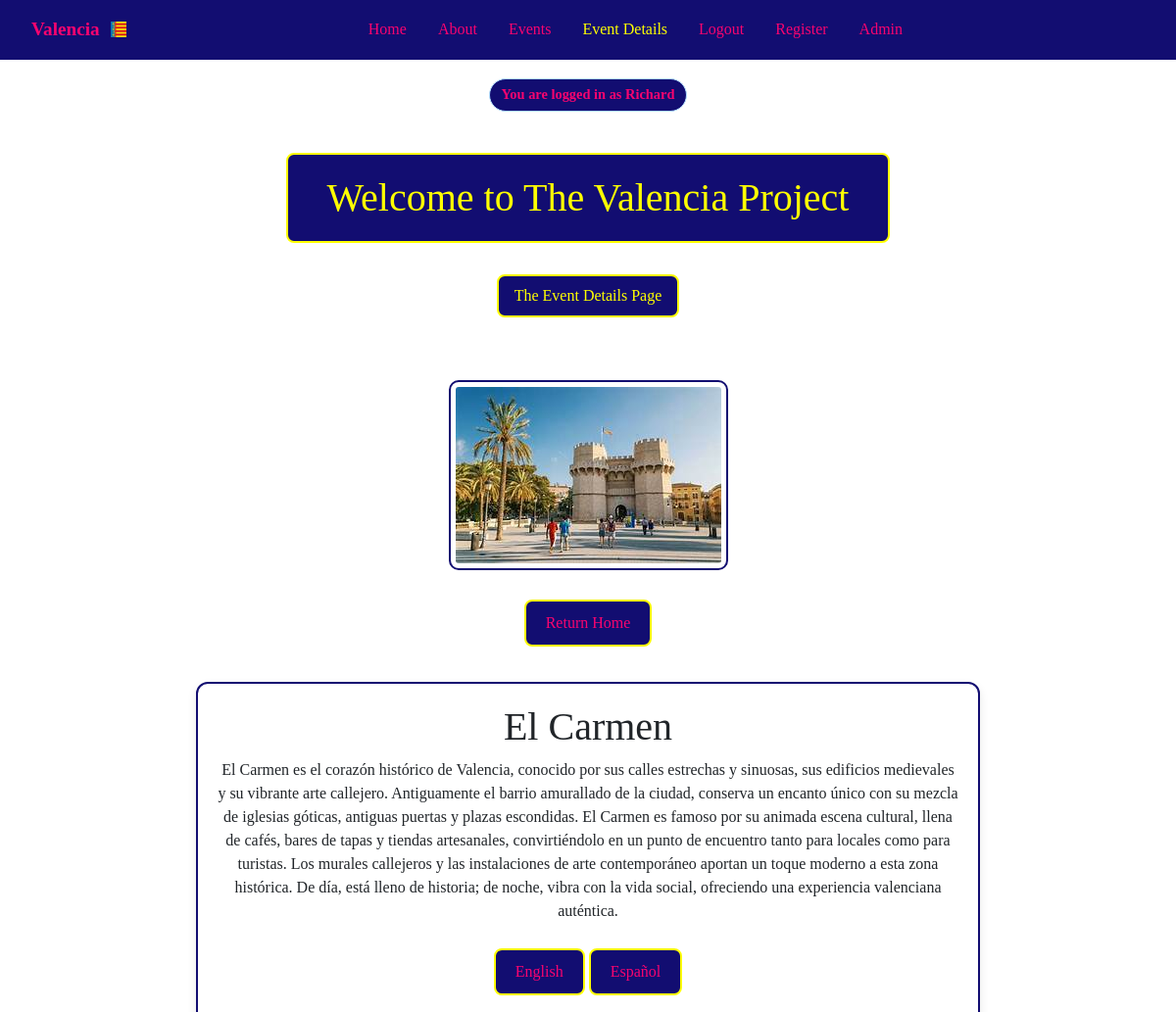
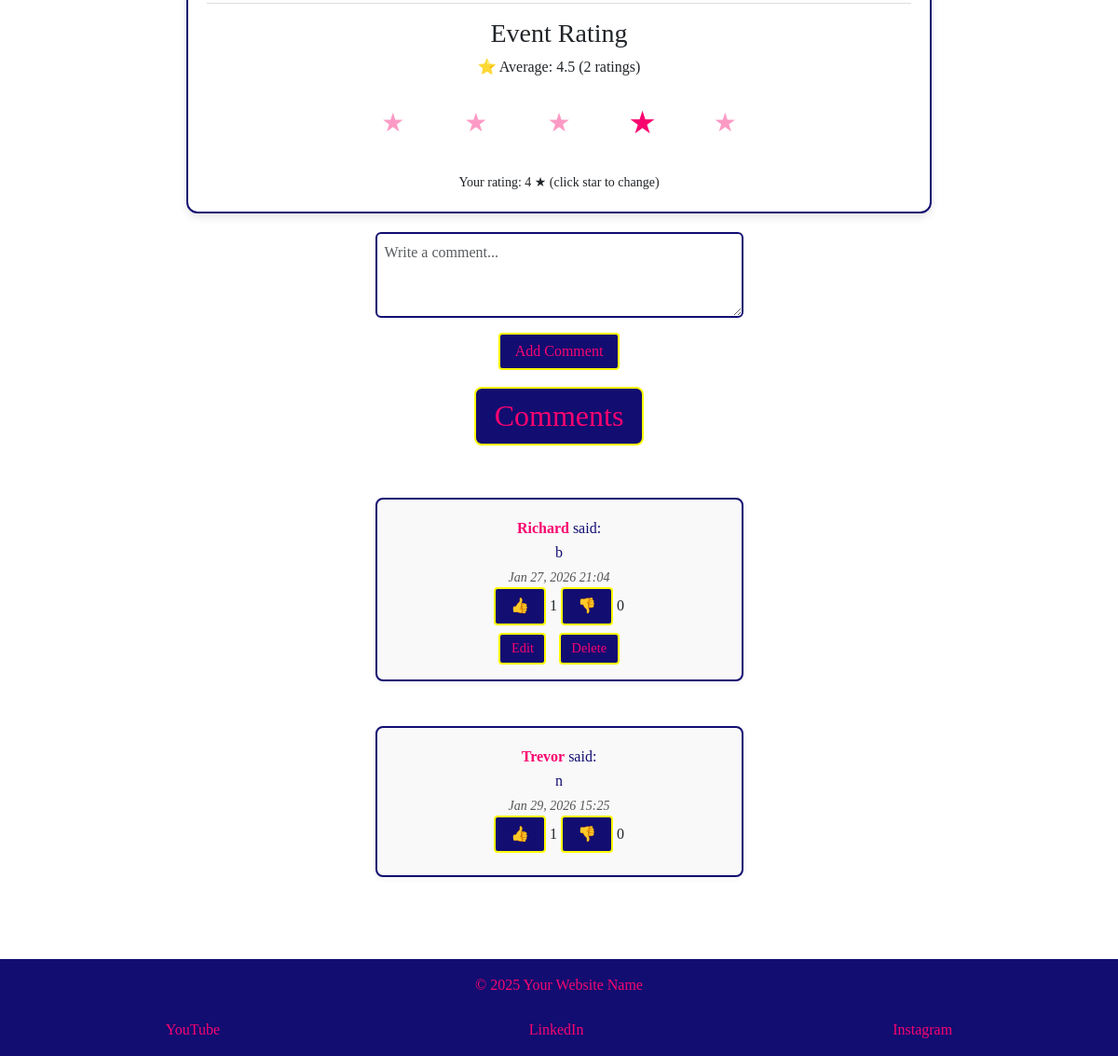
Page /event-details/4/?lang=es (signed in) on the committed database (2 pictures, top to bottom).
### tourism_es/models.py (models this page shows, shortened)
class CardText(models.Model):
    title = models.CharField(max_length=50, blank=True)
    content = models.TextField()
    image_name = models.CharField(
        max_length=30,
        help_text="Enter the image filename (eg 'science museum.jpg)",
        default='default.jpg',
        blank=True
    )
    saved_by = models.ManyToManyField(User,
                                      related_name='saved_cards', blank=True)

class CardTextTranslation(models.Model):
    LANGUAGE_CHOICES = [
        ('en', 'English'),
        ('es', 'Spanish'),
    ]
    card = models.ForeignKey(
        CardText,
        related_name='translations',
        on_delete=models.CASCADE
    )
    language = models.CharField(max_length=5, choices=LANGUAGE_CHOICES)
    content = models.TextField()

class EventRating(models.Model):
    card = models.ForeignKey('CardText',
                             on_delete=models.CASCADE, related_name='ratings')
    user = models.ForeignKey(User, on_delete=models.CASCADE)
    rating = models.IntegerField(choices=[(i, i) for i in range(1, 6)])
    class Meta:
        unique_together = ('card', 'user')  # one rating per user per event

class Comment(models.Model):
    card = models.ForeignKey(
        CardText,
        on_delete=models.CASCADE,
        related_name='comments',
        default=1
    )
    user = models.ForeignKey(User, on_delete=models.CASCADE)
    text = models.TextField()
    created_at = models.DateTimeField(auto_now_add=True)
    updated_at = models.DateTimeField(auto_now=True)

### tourism_es/views.py (the view)
# urls.py: path('event-details/<int:pk>/', views.event_details, name='event-details'),
def event_details(request, pk):
    card = get_object_or_404(CardText, id=pk)
    lang = request.GET.get('lang', 'en')
    translation = card.translations.filter(language=lang).first()
    content = (
        translation.content
        if translation
        else card.content or 'Content coming soon.'
    )
    is_saved = False
    if request.user.is_authenticated:
        is_saved = card.saved_by.filter(pk=request.user.pk).exists()
    if request.method == 'POST' and request.user.is_authenticated:
        if 'rating' in request.POST:
            rating_value = request.POST.get('rating')
            EventRating.objects.update_or_create(
                card=card,
                user=request.user,
                defaults={'rating': int(rating_value)}
            )
            return redirect('event-details', pk=card.pk)
        form = CommentForm(request.POST)
        if form.is_valid():
            comment = form.save(commit=False)
            comment.user = request.user
            comment.card = card
            comment.save()
            return redirect('event-details', pk=card.pk)
    else:
        form = CommentForm()
    comments = card.comments.all().order_by('created_at')
    average_rating = card.ratings.aggregate(avg=Avg('rating'))['avg']
    rating_count = card.ratings.count()
    user_rating = None
    if request.user.is_authenticated:
        user_rating = EventRating.objects.filter(
            card=card, user=request.user).first()
    return render(request, 'event-details.html', {
        'card': card,
        'content': content,
        'comments': comments,
        'form': form,
        'is_saved': is_saved,
        'active_tab': 'event-details',
        'lang': lang,
        'average_rating': average_rating,
        'rating_count': rating_count,
        'user_rating': user_rating,
    })

### tourism_es/forms.py
class CommentForm(forms.ModelForm):
    class Meta:
        model = Comment
        fields = ['text']
        labels = {
            'text': '',
        }
        widgets = {
            'text': forms.Textarea(attrs={
                'class': 'form-control',
                'rows': 3,
                'placeholder': 'Write a comment...'
            })
        }

### tourism_es/templatetags/comment_tags.py (called while the page is built)
@register.filter
def reaction_count(comment, reaction_type):
    return comment.reactions.filter(reaction=reaction_type).count()

### tourism_es/templates/event-details.html (shortened to what this page needs)
{% extends 'base.html' %}
{% load static %}
{% load comment_tags %}
{% block content %}
<h1 class="color">Welcome to The Valencia Project</h1>
<p class="color">The Event Details Page</p>
<main class="card-detail-wrapper">
    <div class="card-detail">
        <img src="{% static 'images/' %}{{ card.image_name }}" alt="{{ card.title }}" />
        <p>
            <a class="color-return" href="{% url 'index' %}">Return Home</a>
        </p>
        <div class="card-content-box">
            <h1>{{ card.title }}</h1>
            <p>{{ content }}</p>
            <div class="lang-switch">
                <a href="{% url 'event-details' pk=card.pk %}?lang=en">English</a>
                <a href="{% url 'event-details' pk=card.pk %}?lang=es">Español</a>
            </div>
            <div class="rating-box">
                <h3>Event Rating</h3>
                <p>
                    ⭐ Average:
                    {% if average_rating %}
                        {{ average_rating|floatformat:1 }}
                    {% else %}
                        No ratings yet
                    {% endif %}
                    {% if rating_count %}
                        ({{ rating_count }} rating{{ rating_count|pluralize }})
                    {% endif %}
                </p>
                {% if user.is_authenticated %}
                <form method="POST" class="star-form" data-url="{% url 'rate_card' pk=card.id %}">
                    <div class="star-rating">
                        {% for star in "12345"|make_list %}
                        <button type="button" name="rating" value="{{ star }}"
                            class="star-btn {% if user_rating and user_rating.rating == star|add:'0' %}selected{% endif %}">
                            ★
                        </button>
                        {% endfor %}
                    </div>
                    <small class="rating-msg">
                        {% if user_rating %}
                            Your rating: {{ user_rating.rating }} ★ (click star to change)
                        {% else %}
                            Click a star to rate
                        {% endif %}
                    </small>
                </form>
                {% else %}
                    <p>Login to rate this event.</p>
                {% endif %}
            </div>
        </div>
        <div class="comments-section">
            {% if user.is_authenticated %}
            <form method="POST">
                {{ form.as_p }}
                <button type="submit">Add Comment</button>
            </form>
            {% endif %}
            <h2>Comments</h2>
            {% for comment in comments %}
            <div class="comment" data-id="{{ comment.id }}">
                <p><strong>{{ comment.user.username }}</strong> said:</p>
                <p>{{ comment.text }}</p>
                <small>{{ comment.created_at|date:"M d, Y H:i "}}</small>
                <div class="reaction-buttons">
                    {% if user.is_authenticated %}
                        <button class="like-btn" data-url="{% url 'toggle_reaction' comment.id 'like' %}">👍</button>
                        <span class="like-count">{{ comment|reaction_count:"like" }}</span>
                        <button class="dislike-btn" data-url="{% url 'toggle_reaction' comment.id 'dislike' %}">👎</button>
                        <span class="dislike-count">{{ comment|reaction_count:"dislike" }}</span>
                    {% else %}
                        <p>Login to react.</p>
                    {% endif %}
                </div>
                {% if user == comment.user %}
                <div class="actions">
                    <a href="{% url 'edit-comment' comment.pk %}">Edit</a>
                    <a href="{% url 'delete-comments' comment.pk %}">Delete</a>
                </div>
                {% endif %}
            </div>
            {% empty %}
            <hr />
            <p class="no-comments">No comments yet</p>
            {% endfor %}
        </div>
    </div>
</main>
{% endblock %}

### tourism_es/templates/base.html (shortened to what this page needs)
{% load static %}
<!DOCTYPE html>
<html lang="en">
<head>
    <link href="https://cdn.jsdelivr.net/npm/bootstrap@5.3.8/dist/css/bootstrap.min.css" rel="stylesheet"
>
    <link rel="stylesheet" href="{% static 'CSS/tourism.css' %}">
</head>
<body>
    <nav class="navbar">
        <div class="logo">
            <a href="{% url 'index' %}">
                Valencia
                <img src="{% static 'favicon/favicon-32x32.png' %}" alt="Logo" class="logo-img">
            </a>
        </div>
        <div class="nav-links" id="nav-links">
            <a href="{% url 'index' %}" class="{% if active_tab == 'index' %}active{% endif %}">Home</a>
            <a href="{% url 'about' %}" class="{% if active_tab == 'about' %}active{% endif %}">About</a>
            <a href="{% url 'events' %}" class="{% if active_tab == 'events' %}active{% endif %}">Events</a>
            {% if active_tab == 'event-details' %}
            <span class="active">Event Details</span>
            {% endif %}
            <a href="{% url 'logout' %}" class="{% if active_tab == 'logout' %}active{% endif %}">Logout</a>
            <a href="{% url 'register' %}" class="{% if active_tab == 'register' %}active{% endif %}">Register</a>
            {% if user.is_staff %}
            <a href="{% url 'admin:index' %}">Admin</a>
            {% endif %}
        </div>
    </nav>
    {% if request.user.is_authenticated %}
    <div class="auth-badge">
        You are logged in as {{ request.user.username }}
    </div>
    {% endif %}
    <main>
        {% block content %}{% endblock %}
    </main>
    <footer>
        <p class="footer-text">&copy; 2025 Your Website Name</p>
        <div class="social-links">
            <a href="https://www.youtube.com" target="_blank" aria-label="YouTube">YouTube</a>
            <a href="https://www.linkedin.com" target="_blank" aria-label="LinkedIn">LinkedIn</a>
            <a href="https://www.instagram.com" target="_blank" aria-label="Instagram">Instagram</a>
        </div>
    </footer>
</body>
</html>

### rows in the picture
CardText: image_name (picture), title "El Carmen"
CardTextTranslation: content "El Carmen es el corazón histórico de Valencia, conocido por sus calles estrechas y sinuosas, sus edificios medievales y su vibrante arte callejero. Antiguamente el barrio amurallado de la ciudad, conserva un encanto único con su mezcla de iglesias góticas, antiguas puertas y plazas escondidas. El Carmen es famoso por su animada escena cultural, llena de cafés, bares de tapas y tiendas artesanales, convirtiéndolo en un punto de encuentro tanto para locales como para turistas. Los murales callejeros y las instalaciones de arte contemporáneo aportan un toque moderno a esta zona histórica. De día, está lleno de historia; de noche, vibra con la vida social, ofreciendo una experiencia valenciana…"
EventRating: rating "4"
Comment: user.username "Richard", text "b", created_at "Jan 27, 2026 21:04", id "1", id "0", shows "Edit"
Comment: user.username "Trevor", text "n", created_at "Jan 29, 2026 15:25", id "1", id "0"

### other values in the picture
{{ request.user.username }} "Richard"
{{ average_rating|floatformat:1 }} "4.5"
{{ rating_count }} "2"
